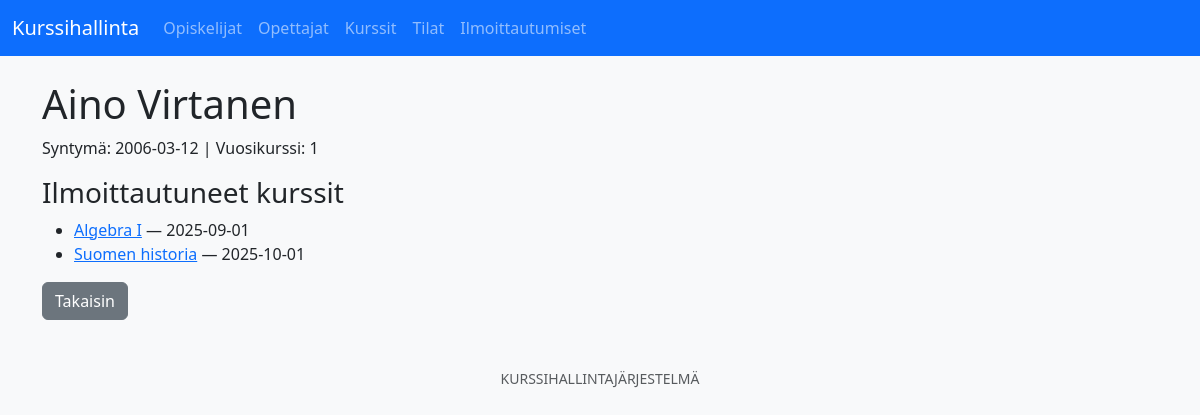
/students/view.php?id=1, run on the app's committed database.
### tables this page shows
CREATE TABLE IF NOT EXISTS students (
  student_id INT AUTO_INCREMENT PRIMARY KEY,
  first_name VARCHAR(100) NOT NULL,
  last_name VARCHAR(100) NOT NULL,
  birthdate DATE,
  year_group TINYINT UNSIGNED CHECK (year_group BETWEEN 1 AND 3)
);

CREATE TABLE IF NOT EXISTS courses (
  course_id INT AUTO_INCREMENT PRIMARY KEY,
  name VARCHAR(200) NOT NULL,
  description TEXT,
  start_date DATE,
  end_date DATE,
  teacher_id INT NOT NULL,
  room_id INT NOT NULL,
  FOREIGN KEY (teacher_id) REFERENCES teachers(teacher_id) ON DELETE RESTRICT ON UPDATE CASCADE,
  FOREIGN KEY (room_id) REFERENCES rooms(room_id) ON DELETE RESTRICT ON UPDATE CASCADE
);

### students/view.php (the view)
<?php
require_once __DIR__ . '/../includes/config.php';
$id = (int)($_GET['id'] ?? 0); if ($id<=0) die('Invalid id');
$stmt = $mysqli->prepare("SELECT * FROM students WHERE student_id = ?"); $stmt->bind_param('i',$id); $stmt->execute(); $student = $stmt->get_result()->fetch_assoc(); if (!$student) die('Not found');
$courses = $mysqli->prepare("SELECT c.course_id, c.name, c.start_date FROM courses c JOIN enrollments e ON e.course_id=c.course_id WHERE e.student_id = ? ORDER BY c.start_date"); $courses->bind_param('i',$id); $courses->execute(); $courses = $courses->get_result();
require_once __DIR__ . '/../includes/header.php';
?>
<h1><?=htmlspecialchars($student['first_name'].' '.$student['last_name'])?></h1>
<p>Syntymä: <?=htmlspecialchars($student['birthdate'])?> | Vuosikurssi: <?= (int)$student['year_group'] ?></p>
<h3>Ilmoittautuneet kurssit</h3>
<ul>
<?php while($c=$courses->fetch_assoc()): ?>
  <li><a href="/kurssienhallinta/courses/view.php?id=<?=$c['course_id']?>"><?=htmlspecialchars($c['name'])?></a> — <?=htmlspecialchars($c['start_date'])?></li>
<?php endwhile; ?>
</ul>
<a class="btn btn-secondary" href="index.php">Takaisin</a>
<?php require_once __DIR__ . '/../includes/footer.php'; ?>

### assets/style.css (style rules this page uses)
body { font-family: system-ui, -apple-system, 'Segoe UI', Roboto, 'Helvetica Neue', Arial; background-color: #f8f9fa; color: #212529; }

### data on the page
students: first_name+last_name "Aino Virtanen", birthdate "2006-03-12", year_group "1"
courses: name "Algebra I", start_date "2025-09-01"
courses: name "Suomen historia", start_date "2025-10-01"
